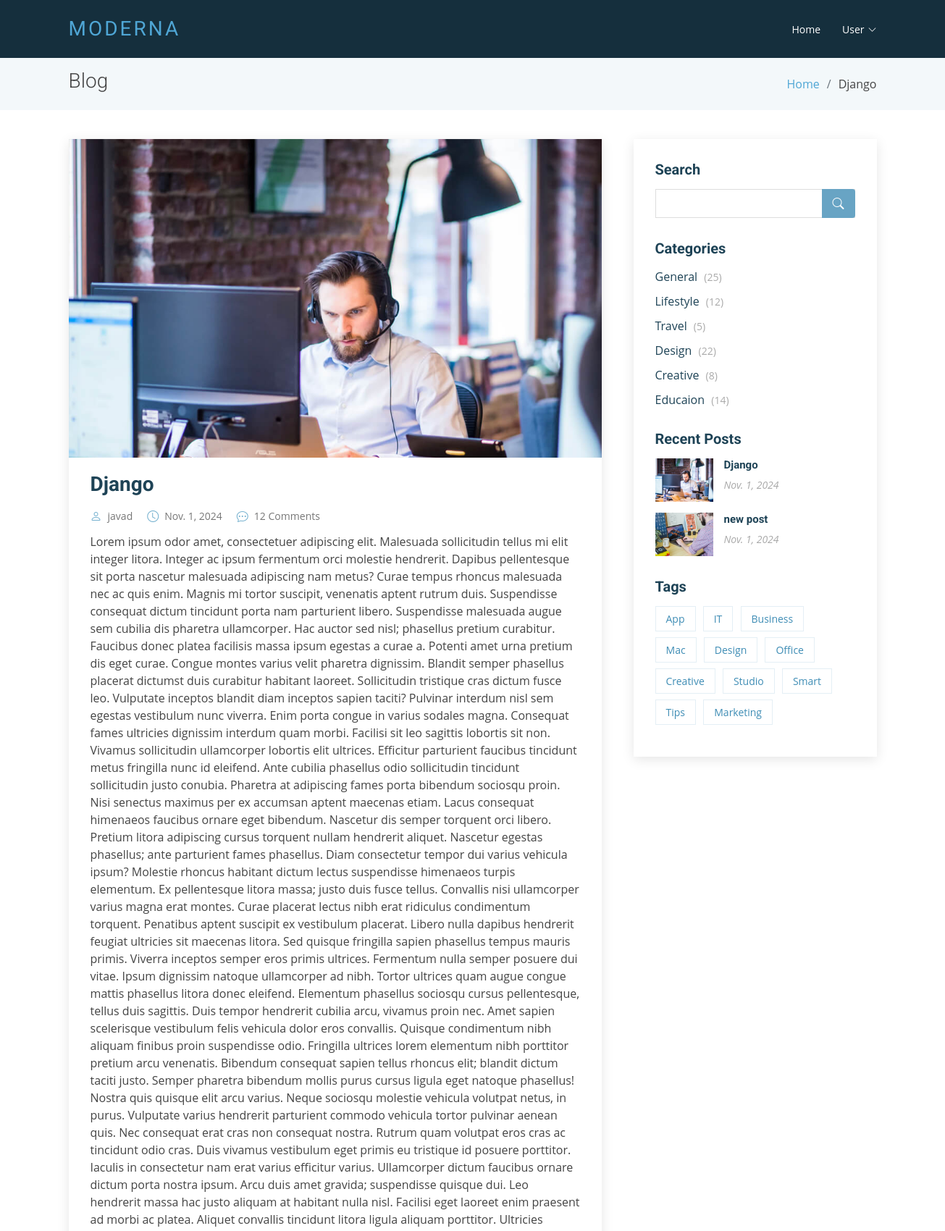
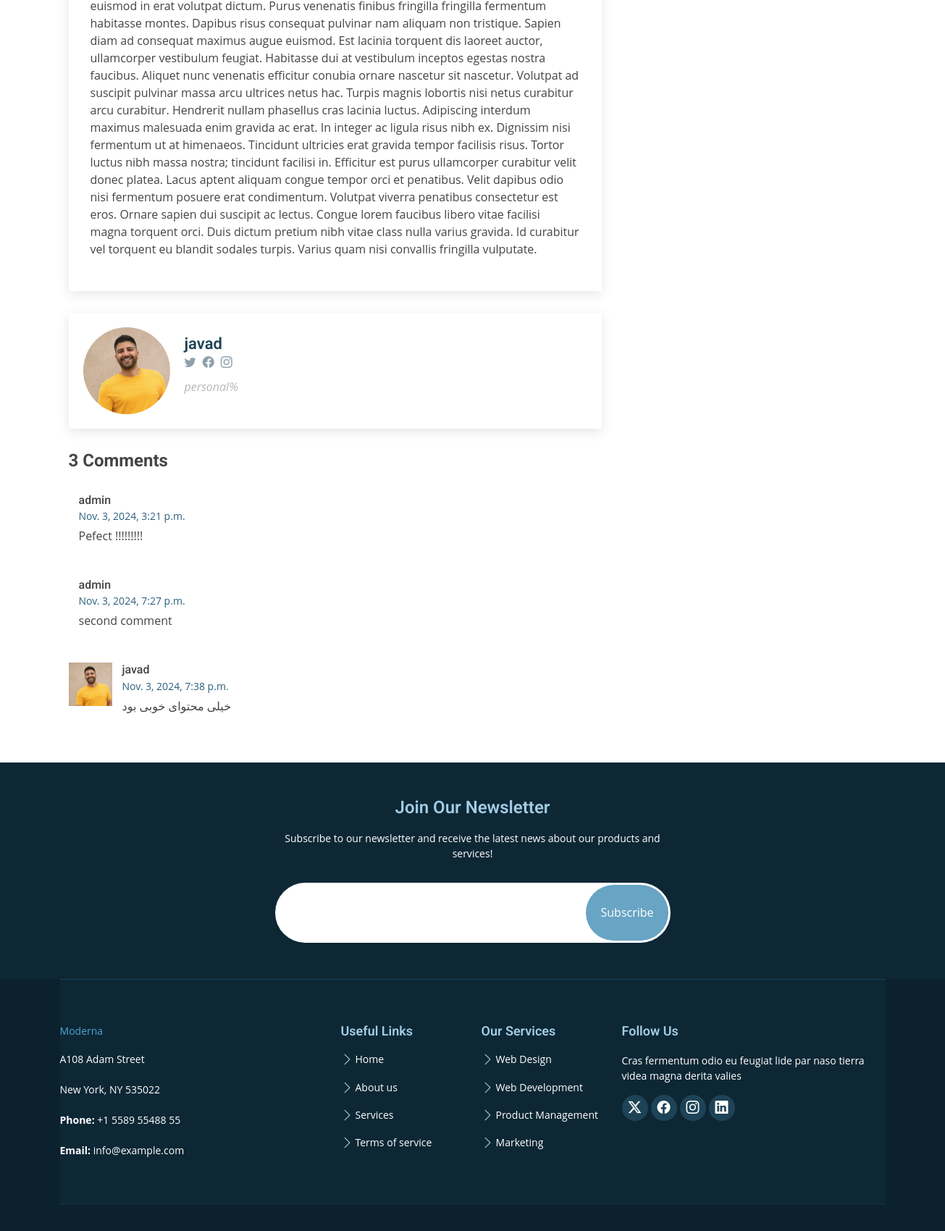
/post/1 (upper part), run on the app's committed database (2 pictures, top to bottom).
### blog/models.py (models this page shows, shortened)
class Post(models.Model):
    title=models.CharField(max_length=255)
    excerpt=models.TextField()
    body=models.TextField()
    author=models.ForeignKey("accounts.CustomUser" , on_delete=models.CASCADE)
    date=models.DateField(default=date.today)
    photo=models.ImageField(upload_to='images/%Y/%m/%d')

class Comment(models.Model):
    author = models.ForeignKey('accounts.CustomUser',on_delete=models.CASCADE)
    post = models.ForeignKey(Post,on_delete=models.CASCADE)
    body = models.TextField(null=False,blank=False)
    date = models.DateTimeField(default=timezone.now)

### accounts/models.py (models this page shows)
class CustomUser(AbstractUser):
    age = models.PositiveIntegerField(null=True,blank=True)
    photo = models.ImageField(upload_to="images/profile/%Y,%m,%d",default="null")
    about = models.CharField(max_length=255 ,default="null")

### blog/views.py (the view, shortened to what this page needs)
# urls.py: path('post/<int:pk>', PostDetailView.as_view() , name="post_detail"),
class PostDetailView(View):
    def get(self, request, *args, **kwargs):
        view = CommentGet.as_view()
        return view(request, *args, **kwargs)

### blog/forms.py
class CommentForm(forms.ModelForm):
    class Meta:
        model = Comment
        fields = ["body"]

### blog/context_processors.py (called while the page is built)
def recent_posts(request):
    recent_posts = Post.objects.order_by('-date')[0:5]
    return {
        "recent_posts": recent_posts ,
    }

### blog/views.py (called while the page is built)
    def get_context_data(self, **kwargs):
        context = super().get_context_data(**kwargs)
        context["form"] = CommentForm()
        return context

### templates/post_single.html (shortened to what this page needs)
{% extends 'base.html' %}
{% load static %}
{% load crispy_forms_tags %}
{% block content %}
    <section class="breadcrumbs">
        <div class="container">
          <div class="d-flex justify-content-between align-items-center">
            <h2>Blog</h2>
            <ol>
              <li><a href="{% url 'home' %}">Home</a></li>
              <li>{{ post.title }}</li>
            </ol>
          </div>
        </div>
      </section>
      <section id="blog" class="blog">
        <div class="container" data-aos="fade-up">
          <div class="row">
            <div class="col-lg-8 entries">
              <article class="entry entry-single">
                <div class="entry-img">
                  <img src="{{ post.photo.url }}" alt="" class="img-fluid">
                </div>
                <h2 class="entry-title">
                  <a href="blog-single.html">{{ post.title }}</a>
                </h2>
                <div class="entry-meta">
                  <ul>
                    <li class="d-flex align-items-center"><i class="bi bi-person"></i> <a href="blog-single.html">{{ post.author }}</a></li>
                    <li class="d-flex align-items-center"><i class="bi bi-clock"></i> <a href="blog-single.html"><time datetime="2020-01-01">{{ post.date }}</time></a></li>
                    <li class="d-flex align-items-center"><i class="bi bi-chat-dots"></i> <a href="blog-single.html">12 Comments</a></li>
                  </ul>
                </div>
                <div class="entry-content">
                  <p>{{ post.body }}</p>
                </div>
              </article>
              <div class="blog-author d-flex align-items-center">
                <img src="{{ post.author.photo.url }}" class="rounded-circle float-left" alt="Profile">
                <div>
                  <h4>{{post.author}}</h4>
                  <div class="social-links">
                    <a href="https://twitters.com/#"><i class="bi bi-twitter"></i></a>
                    <a href="https://facebook.com/#"><i class="bi bi-facebook"></i></a>
                    <a href="https://instagram.com/javadjoshani_12"><i class="biu bi-instagram"></i></a>
                  </div>
                  <p>{{ post.author.about }}</p>
                </div>
              </div>
              <div class="blog-comments">
                {% if post.comment_set.count > 1 %}
                  <h4 class="comments-count">{{ post.comment_set.count }} Comments</h4>
                {% else %}
                  <h4 class="comments-count">{{ post.comment_set.count }} Comment</h4>
                {% endif %}
                {% for comment in post.comment_set.all %}
                  <div id="comment-1" class="comment">
                    <div class="d-flex">
                      <div class="comment-img"><img src="{{ comment.author.photo.url }}" alt=""></div>
                      <div>
                        <h5>{{ comment.author }}</h5>
                        <time datetime="2020-01-01">{{ comment.date }}</time>
                        <p>{{ comment.body }}</p>
                      </div>
                    </div>
                  </div>
                {% endfor %}
              </div>
            </div>
            <div class="col-lg-4">
              {% block sidebar %}
                {% include "sidebar.html" %}
              {% endblock sidebar %}
            </div>
          </div>
        </div>
      </section>
{% endblock content %}

### templates/base.html (shortened to what this page needs)
{% load static %}
<!DOCTYPE html>
<html lang="en">
<head>
  <link href="{% static 'assets/vendor/bootstrap/css/bootstrap.min.css' %}" rel="stylesheet">
  <link href="{% static 'assets/vendor/bootstrap-icons/bootstrap-icons.css' %}" rel="stylesheet">
  <link href="{% static 'assets/vendor/aos/aos.css' %}" rel="stylesheet">
  <link href="{% static 'assets/vendor/glightbox/css/glightbox.min.css' %}" rel="stylesheet">
  <link href="{% static 'assets/vendor/swiper/swiper-bundle.min.css' %}" rel="stylesheet">
  <link href="{% static 'assets/css/style.css' %}" rel="stylesheet">
</head>
<body class="index-page">
  <header id="header" class="header d-flex align-items-center position-relative" data-builder="header" data-js=" scrolled scroll-up-sticky" style="background-color: #152f3d;">
    <div class="container-fluid container-xl  d-flex align-items-center justify-content-between">
      <a href="{% url 'home' %}" class="logo d-flex align-items-center">
        <h1 class="sitename">Moderna</h1>
      </a>
      <nav id="navbar" class="navbar">
        <ul>
          <li><a href="{% url 'home' %}">Home</a></li>
          {% if user.is_authenticated %}
            <li><a href="{%url 'post_new' %}">+Add new post</a></li>
            <li class="dropdown"><a href="#">{{ user.username }} <span><i class="bi bi-chevron-down"></i></span></a>
              <ul>
                <li><a href="{% url 'logout' %}">Logout</a></li>
                <li><a href="{% url 'password_change' %}">Password Change</a></li>
                <li><a href="{% url 'password_reset' %}">Password Reset</a></li>
              </ul>
            </li>
          {% else %}
            <li class="dropdown"><a href="#">User <span><i class="bi bi-chevron-down"></i></span></a>
            </li>
          {% endif %}
        </ul>
      </nav>
    </div>
  </header>
  <main class="main">
{% block content %}
{% endblock content %}
  </main>
  <footer id="footer" class="footer dark-background">
    <div class="footer-newsletter">
      <div class="container">
        <div class="row justify-content-center text-center">
          <div class="col-lg-6">
            <h4>Join Our Newsletter</h4>
            <p>Subscribe to our newsletter and receive the latest news about our products and services!</p>
            <form action="forms/newsletter.php" method="post" class="php-email-form">
              <div class="newsletter-form"><input type="email" name="email"><input type="submit" value="Subscribe"></div>
              <div class="loading">Loading</div>
              <div class="sent-message">Your subscription request has been sent. Thank you!</div>
            </form>
          </div>
        </div>
      </div>
    </div>
    <div class="container footer-top">
      <div class="row gy-4">
        <div class="col-lg-4 col-md-6 footer-about">
          <a href="index.html" class="d-flex align-items-center">
            <span class="sitename">Moderna</span>
          </a>
          <div class="footer-contact pt-3">
            <p>A108 Adam Street</p>
            <p>New York, NY 535022</p>
            <p class="mt-3"><strong>Phone:</strong> <span>+1 5589 55488 55</span></p>
            <p><strong>Email:</strong> <span>info@example.com</span></p>
          </div>
        </div>
        <div class="col-lg-2 col-md-3 footer-links">
          <h4>Useful Links</h4>
          <ul>
            <li><i class="bi bi-chevron-right"></i> <a href="#">Home</a></li>
            <li><i class="bi bi-chevron-right"></i> <a href="#">About us</a></li>
            <li><i class="bi bi-chevron-right"></i> <a href="#">Services</a></li>
            <li><i class="bi bi-chevron-right"></i> <a href="#">Terms of service</a></li>
          </ul>
        </div>
        <div class="col-lg-2 col-md-3 footer-links">
          <h4>Our Services</h4>
          <ul>
            <li><i class="bi bi-chevron-right"></i> <a href="#">Web Design</a></li>
            <li><i class="bi bi-chevron-right"></i> <a href="#">Web Development</a></li>
            <li><i class="bi bi-chevron-right"></i> <a href="#">Product Management</a></li>
            <li><i class="bi bi-chevron-right"></i> <a href="#">Marketing</a></li>
          </ul>
        </div>
        <div class="col-lg-4 col-md-12">
          <h4>Follow Us</h4>
          <p>Cras fermentum odio eu feugiat lide par naso tierra videa magna derita valies</p>
          <div class="social-links d-flex">
            <a href=""><i class="bi bi-twitter-x"></i></a>
            <a href=""><i class="bi bi-facebook"></i></a>
            <a href=""><i class="bi bi-instagram"></i></a>
            <a href=""><i class="bi bi-linkedin"></i></a>
          </div>
        </div>
      </div>
    </div>
    <div class="container copyright text-center mt-4">
    </div>
  </footer>
</body>
</html>

### templates/sidebar.html
{% load static %}
<div class="sidebar">
    <h3 class="sidebar-title">Search</h3>
    <div class="sidebar-item search-form">
      <form action="">
        <input type="text">
        <button type="submit"><i class="bi bi-search"></i></button>
      </form>
    </div>
    <h3 class="sidebar-title">Categories</h3>
    <div class="sidebar-item categories">
      <ul>
        <li><a href="#">General <span>(25)</span></a></li>
        <li><a href="#">Lifestyle <span>(12)</span></a></li>
        <li><a href="#">Travel <span>(5)</span></a></li>
        <li><a href="#">Design <span>(22)</span></a></li>
        <li><a href="#">Creative <span>(8)</span></a></li>
        <li><a href="#">Educaion <span>(14)</span></a></li>
      </ul>
    </div>
    <h3 class="sidebar-title">Recent Posts</h3>
    {% if recent_posts %}
        <div class="sidebar-item recent-posts">
            {% for post in recent_posts %}
                <div class="post-item clearfix">
                    <img src="{{ post.photo.url }}" alt="">
                    <h4><a href="{% url 'post_detail' post.pk %}">{{ post.title }}</a></h4>
                    <time datetime="2020-01-01">{{ post.date}}</time>
                </div>
            {% endfor %}
        </div>
    {% else %}
      <p>No blog post is available!</p>
    {% endif %}
    <h3 class="sidebar-title">Tags</h3>
    <div class="sidebar-item tags">
      <ul>
        <li><a href="#">App</a></li>
        <li><a href="#">IT</a></li>
        <li><a href="#">Business</a></li>
        <li><a href="#">Mac</a></li>
        <li><a href="#">Design</a></li>
        <li><a href="#">Office</a></li>
        <li><a href="#">Creative</a></li>
        <li><a href="#">Studio</a></li>
        <li><a href="#">Smart</a></li>
        <li><a href="#">Tips</a></li>
        <li><a href="#">Marketing</a></li>
      </ul>
    </div>
  </div>

### data on the page
Post: title "Django", photo (picture), author "javad", date "Nov. 1, 2024", body "Lorem ipsum odor amet, consectetuer adipiscing elit. Malesuada sollicitudin tellus mi elit integer litora. Integer ac ipsum fermentum orci molestie hendrerit. Dapibus pellentesque sit porta nascetur malesuada adipiscing nam metus? Curae tempus rhoncus malesuada nec ac quis enim. Magnis mi tortor suscipit, venenatis aptent rutrum duis. Suspendisse consequat dictum tincidunt porta nam parturient libero. Suspendisse malesuada augue sem cubilia dis pharetra ullamcorper. Hac auctor sed nisl; phasellus pretium curabitur. Faucibus donec platea facilisis massa ipsum egestas a curae a. Potenti amet urna pretium dis eget curae. Congue montes varius velit pharetra dignissim. Blandit semper phasellus…", author.photo (picture), author.about "personal%", comment_set.count "3"
Comment: author "admin", date "Nov. 3, 2024, 3:21 p.m.", body "Pefect !!!!!!!!!"
Comment: author "admin", date "Nov. 3, 2024, 7:27 p.m.", body "second comment"
Comment: author.photo (picture), author "javad", date "Nov. 3, 2024, 7:38 p.m.", body "خیلی محتوای خوبی بود"
Post: photo (picture), title "new post", date "Nov. 1, 2024"
